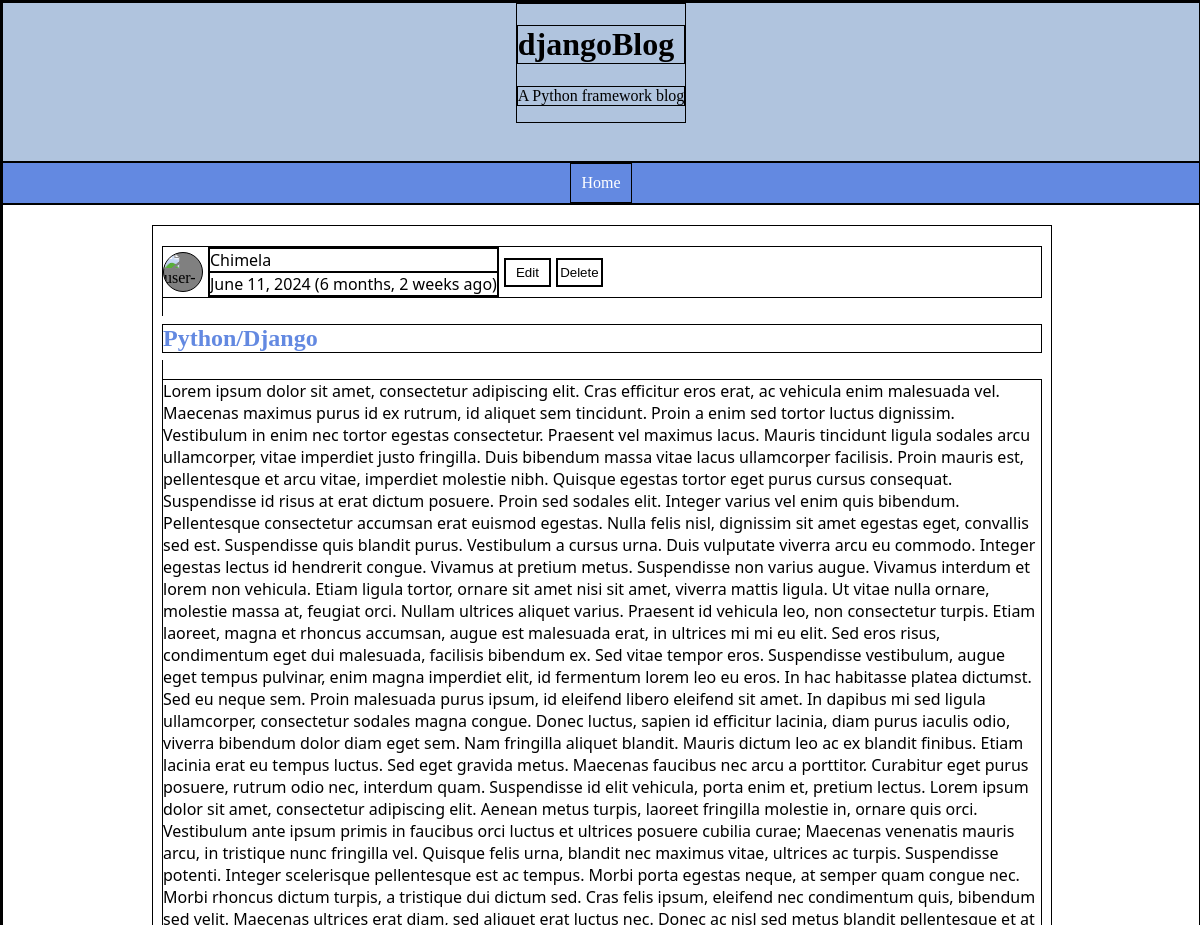
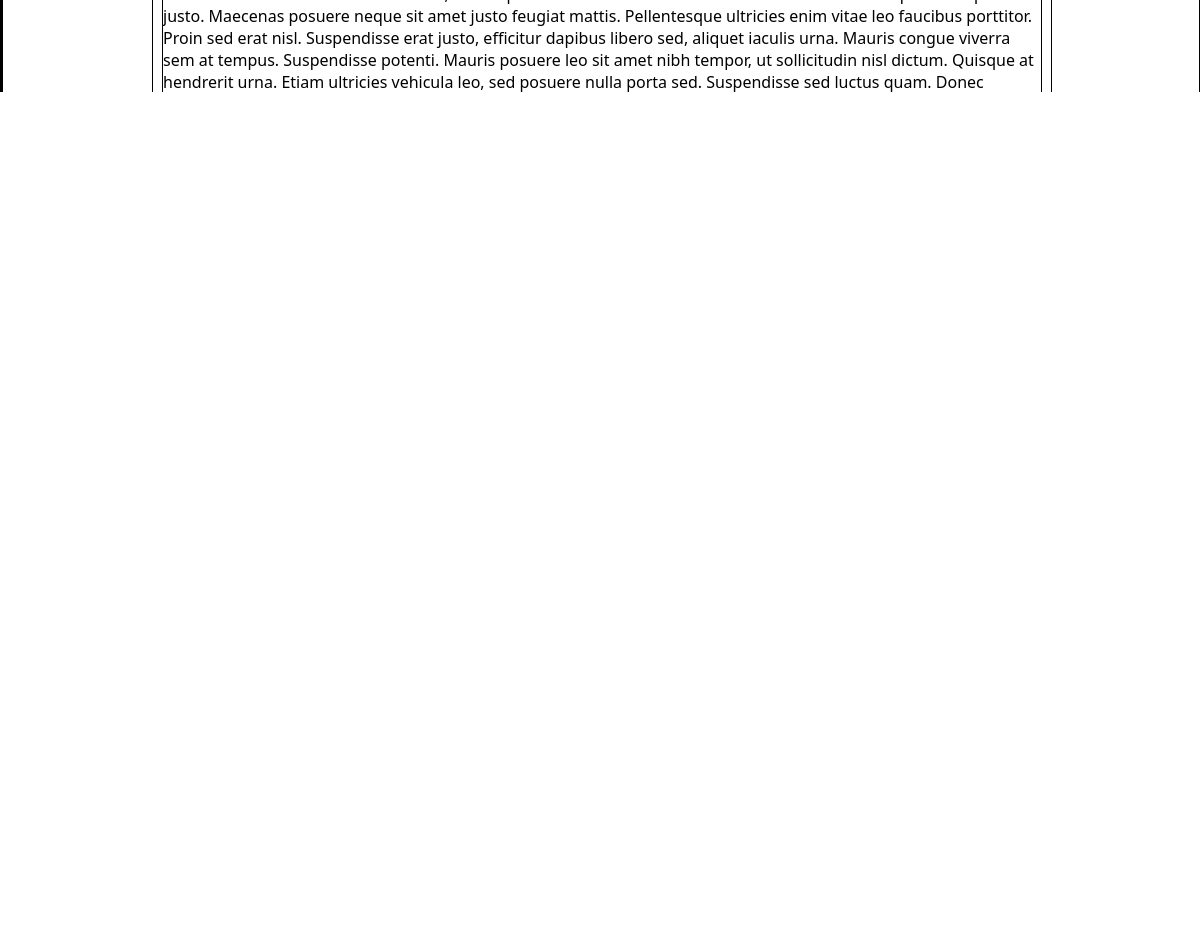
/post/1, run on the app's committed database (2 pictures, top to bottom).
### blogapp/models.py (models this page shows, shortened)
class Post(models.Model):
    author = models.CharField(max_length=80, blank=False)
    title = models.CharField(max_length=255, blank=False)
    content = models.TextField()
    time = models.DateTimeField(auto_now_add=True, null=True)
    modified = models.DateTimeField(auto_now=True, null=False)

### blogapp/views.py (the view, shortened to what this page needs)
# urls.py: path('post/<int:pk>', views.post, name='post'),
def post(request, pk):
  post = Post.objects.get(pk=pk)
  comments = Comment.objects.filter(post=post)
  return render(request, 'post.html', {'post': post, 'comments': comments})

### blogapp/templates/post.html (shortened to what this page needs)
{% extends 'index2.html' %}
{% block main%}
  <section>
    <div class="creation-info">
      <img src="https://th.bing.com/th?q=Profile+Icon+Transparent&w=42&h=42&c=7&rs=1&p=0&o=5&dpr=1.3&pid=1.7&mkt=en-WW&cc=NG&setlang=en&adlt=moderate&t=1" alt="user-icon" height="40px" width="40px">
      <div>
        <p>{{ post.author }}</p>
        <p>{{ post.time.date}} ({{ post.time|timesince }} ago)</p>
      </div>
      <a href="{% url 'update' pk=post.pk %}"><button>Edit</button></a><a href="{% url 'delete' pk=post.pk %}"><button>Delete</button></a>
    </div>
    <a href="{% url 'post' pk=post.pk %}"><h2>{{ post.title}}</h2></a>
    <p title="{{ post.content }}">{{ post.content}}</p>
    <hr/>
    <div class="comment">
      <p>{{post.comments.all.count}} comments</p>
    </div>
  </section>
  <section>
    <h2>Leave a comment:</h2>
    <form method="post" action="">
      <input type="text" name="name" placeholder="Your Name" required>
      <textarea name="body" id="" placeholder="Leave a comment!" class="block" rows="12.5vh" col="100vw" required></textarea>
      <div>
        <button type="submit" id="update-create-button">Submit</button>
      </div>
    </form>
    <h2>Comments:</h2>
    <div class="comments">
      {% for comment in comments %}
      <p>
        <b class="gray">{{ comment.name }}</b><br />
        <small class="gray">{{ comment.time.date}}:</small><br>
        <small>{{ comment.body }}</small>
      </p>
      {% endfor %}
    </div>
  </section>
{% endblock %}

### blogapp/templates/index2.html (shortened to what this page needs)
<!DOCTYPE html>
<html lang="en">
<head>
</head>
<body>
  <header>
    <div>
      <h1>djangoBlog</h1>
      <p>A Python framework blog</p>
    </div>
  </header>
  <nav>
    <a href="{% url 'index' %}">Home</a>
  </nav>
  <main>
    {% block main%}{% endblock %}
  </main>
</body>
</html>

### blogapp/templates/index2.html (style rules this page uses)
* { box-sizing: border-box; border: 1px solid black !important; }
header { background-color: lightsteelblue; display: flex; min-height: 20vh; justify-content: space-around; align-items: first baseline; }
body { margin:0; width: 100vw; }
.creation-info { display: flex; align-items: center; gap: 5px; }
img { border-radius: 50%; background-color: grey; }
main { display: flex; flex-direction: column; align-items: center; justify-content: center; width: 100vw; }
section { border: 1px solid lightgray; padding: 20px 9px; margin-top: 20px; width: 100vw; }
section p { margin: 0; font-family: Segoe WPC, Segoe UI, sans-serif; ; }
header h1 { font-size: 2rem; }
section h2 { font-size: 1.5rem; }
section h2, section a, .update-title { color: rgb(99,137,225); text-decoration: none; margin: 0.5rem 0; }
hr { margin-top: 20px; background-color: gray; height: 1px; }
div.comment { display: flex; justify-content: flex-end; }
nav { display: none; }
.block { display: block; }
.comments { padding: 0 0 0 10px; }
.comments p { margin-bottom: 5px; }
.gray { color: rgb(72, 79, 86); }
textarea { margin: 10px 0; padding: 5px; width: 100%; height: 20vh; border: 1px solid lightslategray; border-radius: 5px; }
input { padding: 7px 5px; margin-top: 10px; width: 90%; display: block; border: 1px solid lightslategray; border-radius: 5px; }
a button { width: 45px; padding: 5px 0; background-color: white; border: 1px solid black; }
form { display: flex; flex-direction: column; width: 100%; }
form>div { display: flex; justify-content: end; }
#update-create-button { background-color: lightsteelblue; border-radius: 10%; padding: 10px; border: none; }
@media screen and (min-width: 600px) { nav { display: flex; background-color: rgb(99,137,225); justify-content: space-around; } }
@media screen and (min-width: 600px) { nav a { padding: 10px; color: white; text-decoration: none; } }
@media screen and (min-width: 600px) { section { width: 75vw; } }
@media screen and (min-width: 600px) { input { width: 25vw; } }

### data on the page
Post: author "Chimela", time "June 11, 2024", time "6 months, 2 weeks", title "Python/Django", content "Lorem ipsum dolor sit amet, consectetur adipiscing elit. Cras efficitur eros erat, ac vehicula enim malesuada vel. Maecenas maximus purus id ex rutrum, id aliquet sem tincidunt. Proin a enim sed tortor luctus dignissim. Vestibulum in enim nec tortor egestas consectetur. Praesent vel maximus lacus. Mauris tincidunt ligula sodales arcu ullamcorper, vitae imperdiet justo fringilla. Duis bibendum massa vitae lacus ullamcorper facilisis. Proin mauris est, pellentesque et arcu vitae, imperdiet molestie nibh. Quisque egestas tortor eget purus cursus consequat. Suspendisse id risus at erat dictum posuere. Proin sed sodales elit. Integer varius vel enim quis bibendum. Pellentesque consectetur…"
